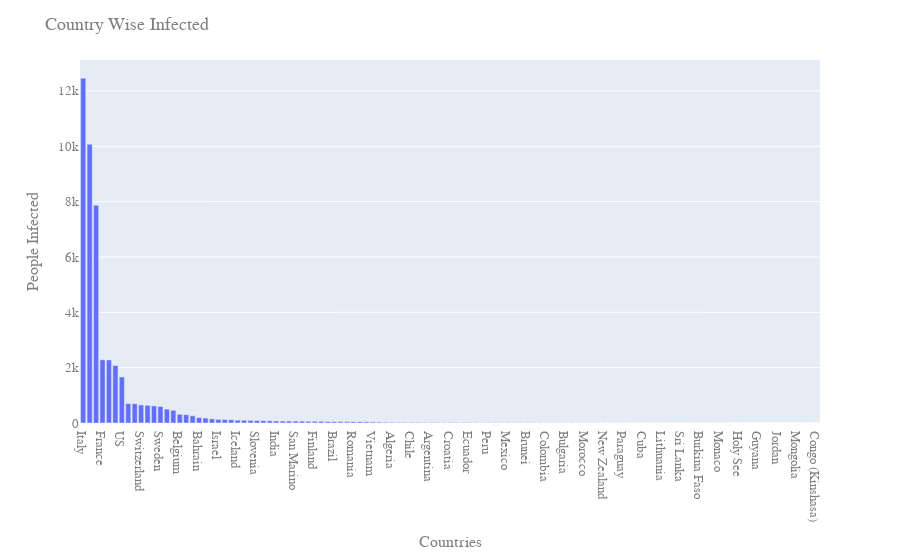

The notebook cell this image was saved under:
### Markdown cell above
## Country-wise as of today (except China)?
How are countries except China being infected?

### Code cell
plot_country_based_line(outside_china_data_confirmed)

### Figure 1 — Plotly figure (JSON) as saved in the notebook; plotly's stock layout.template omitted (floating-point values rounded to 4 significant figures)
{"data": [{"alignmentgroup": "True", "hoverlabel": {"namelength": 0}, "hovertemplate": "x=%{x}<br>3/12/20=%{y}", "legendgroup": "", "marker": {"color": "#636efa"}, "name": "", "offsetgroup": "", "orientation": "v", "showlegend": false, "textposition": "auto", "type": "bar", "x": ["Italy", "Iran", "Korea, South", "France", "Spain", "Germany", "US", "Norway", "Cruise Ship", "Switzerland", "Japan", "Denmark", "Sweden", "Netherlands", "United Kingdom", "Belgium", "Austria", "Qatar", "Bahrain", "Singapore", "Malaysia", "Israel", "Australia", "Canada", "Iceland", "Greece", "Czechia", "Slovenia", "United Arab Emirates", "Kuwait", "India", "Iraq", "Thailand", "San Marino", "Egypt", "Lebanon", "Finland", "Portugal", "Philippines", "Brazil", "Taiwan*", "Poland", "Romania", "Saudi Arabia", "Ireland", "Vietnam", "Indonesia", "Russia", "Algeria", "Georgia", "Albania", "Chile", "Costa Rica", "Pakistan", "Argentina", "Luxembourg", "Serbia", "Croatia", "Oman", "South Africa", "Ecuador", "Slovakia", "Estonia", "Peru", "Hungary", "Belarus", "Mexico", "Panama", "Bosnia and Herzegovina", "Brunei", "Azerbaijan", "Latvia", "Colombia", "Maldives", "North Macedonia", "Bulgaria", "Tunisia", "Afghanistan", "Morocco", "Malta", "Cyprus", "New Zealand", "French Guiana", "Dominican Republic", "Paraguay", "Armenia", "Senegal", "Cuba", "Moldova", "Cambodia", "Lithuania", "Bangladesh", "Martinique", "Sri Lanka", "Bolivia", "Honduras", "Burkina Faso", "Cameroon", "Nigeria", "Monaco", "Jamaica", "Togo", "Holy See", "Andorra", "Ukraine", "Guyana", "Turkey", "Liechtenstein", "Jordan", "Reunion", "Cote d'Ivoire", "Mongolia", "Bhutan", "Nepal", "Congo (Kinshasa)"], "xaxis": "x", "y": [12462, 10075, 7869, 2284, 2277, 2078, 1663, 702, 696, 652, 639, 617, 599, 503, 459, 314, 302, 262, 195, 178, 149, 131, 128, 117, 103, 99, 94, 89, 85, 80, 73, 71, 70, 69, 67, 61, 59, 59, 52, 52, 49, 49, 49, 45, 43, 39, 34, 28, 24, 24, 23, 23, 22, 20, 19, 19, 19, 19, 18, 17, 17, 16, 16, 15, 13, 12, 12, 11, 11, 11, 11, 10, 9, 8, 7, 7, 7, 7, 6, 6, 6, 5, 5, 5, 5, 4, 4, 3, 3, 3, 3, 3, 3, 2, 2, 2, 2, 2, 2, 2, 2, 1, 1, 1, 1, 1, 1, 1, 1, 1, 1, 1, 1, 1, 1], "yaxis": "y"}], "layout": {"barmode": "relative", "font": {"color": "#7f7f7f", "family": "Arial", "size": 13}, "legend": {"tracegroupgap": 0}, "margin": {"t": 60}, "title": {"text": "Country Wise Infected"}, "xaxis": {"anchor": "y", "domain": [0, 1], "title": {"text": "Countries"}}, "yaxis": {"anchor": "x", "domain": [0, 1], "title": {"text": "People Infected"}}}}
